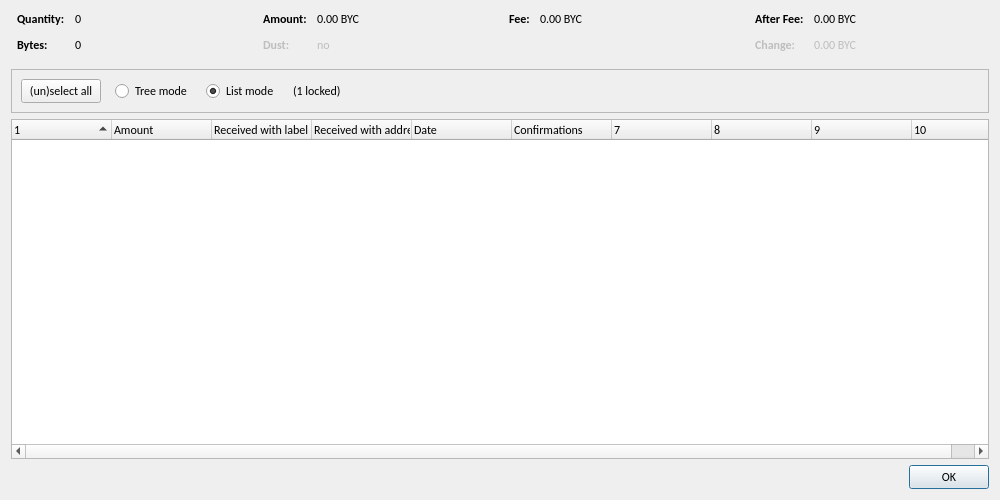
<?xml version="1.0" encoding="UTF-8"?>
<ui version="4.0">
 <class>CoinControlDialog</class>
 <widget class="QDialog" name="CoinControlDialog">
  <property name="geometry">
   <rect>
    <x>0</x>
    <y>0</y>
    <width>1000</width>
    <height>500</height>
   </rect>
  </property>
  <property name="font">
   <font>
    <family>Calibri</family>
   </font>
  </property>
  <property name="windowTitle">
   <string>Coin Selection</string>
  </property>
  <layout class="QVBoxLayout" name="verticalLayout">
   <item>
    <layout class="QHBoxLayout" name="horizontalLayoutTop" stretch="0,0,0,0">
     <property name="topMargin">
      <number>0</number>
     </property>
     <property name="bottomMargin">
      <number>10</number>
     </property>
     <item>
      <layout class="QFormLayout" name="formLayoutCoinControl1">
       <property name="horizontalSpacing">
        <number>10</number>
       </property>
       <property name="verticalSpacing">
        <number>10</number>
       </property>
       <property name="leftMargin">
        <number>6</number>
       </property>
       <property name="rightMargin">
        <number>6</number>
       </property>
       <item row="0" column="0">
        <widget class="QLabel" name="labelCoinControlQuantityText">
         <property name="font">
          <font>
           <family>Calibri</family>
           <weight>75</weight>
           <bold>true</bold>
          </font>
         </property>
         <property name="text">
          <string>Quantity:</string>
         </property>
        </widget>
       </item>
       <item row="0" column="1">
        <widget class="QLabel" name="labelCoinControlQuantity">
         <property name="cursor">
          <cursorShape>IBeamCursor</cursorShape>
         </property>
         <property name="contextMenuPolicy">
          <enum>Qt::ActionsContextMenu</enum>
         </property>
         <property name="text">
          <string notr="true">0</string>
         </property>
         <property name="textInteractionFlags">
          <set>Qt::LinksAccessibleByMouse|Qt::TextSelectableByKeyboard|Qt::TextSelectableByMouse</set>
         </property>
        </widget>
       </item>
       <item row="1" column="0">
        <widget class="QLabel" name="labelCoinControlBytesText">
         <property name="font">
          <font>
           <family>Calibri</family>
           <weight>75</weight>
           <bold>true</bold>
          </font>
         </property>
         <property name="text">
          <string>Bytes:</string>
         </property>
        </widget>
       </item>
       <item row="1" column="1">
        <widget class="QLabel" name="labelCoinControlBytes">
         <property name="cursor">
          <cursorShape>IBeamCursor</cursorShape>
         </property>
         <property name="contextMenuPolicy">
          <enum>Qt::ActionsContextMenu</enum>
         </property>
         <property name="text">
          <string notr="true">0</string>
         </property>
         <property name="textInteractionFlags">
          <set>Qt::LinksAccessibleByMouse|Qt::TextSelectableByKeyboard|Qt::TextSelectableByMouse</set>
         </property>
        </widget>
       </item>
      </layout>
     </item>
     <item>
      <layout class="QFormLayout" name="formLayoutCoinControl2">
       <property name="horizontalSpacing">
        <number>10</number>
       </property>
       <property name="verticalSpacing">
        <number>10</number>
       </property>
       <property name="leftMargin">
        <number>6</number>
       </property>
       <property name="rightMargin">
        <number>6</number>
       </property>
       <item row="0" column="0">
        <widget class="QLabel" name="labelCoinControlAmountText">
         <property name="font">
          <font>
           <family>Calibri</family>
           <weight>75</weight>
           <bold>true</bold>
          </font>
         </property>
         <property name="text">
          <string>Amount:</string>
         </property>
        </widget>
       </item>
       <item row="0" column="1">
        <widget class="QLabel" name="labelCoinControlAmount">
         <property name="cursor">
          <cursorShape>IBeamCursor</cursorShape>
         </property>
         <property name="contextMenuPolicy">
          <enum>Qt::ActionsContextMenu</enum>
         </property>
         <property name="text">
          <string notr="true">0.00 BYC</string>
         </property>
         <property name="textInteractionFlags">
          <set>Qt::LinksAccessibleByMouse|Qt::TextSelectableByKeyboard|Qt::TextSelectableByMouse</set>
         </property>
        </widget>
       </item>
       <item row="1" column="0">
        <widget class="QLabel" name="labelCoinControlLowOutputText">
         <property name="enabled">
          <bool>false</bool>
         </property>
         <property name="font">
          <font>
           <family>Calibri</family>
           <weight>75</weight>
           <bold>true</bold>
          </font>
         </property>
         <property name="text">
          <string>Dust:</string>
         </property>
        </widget>
       </item>
       <item row="1" column="1">
        <widget class="QLabel" name="labelCoinControlLowOutput">
         <property name="enabled">
          <bool>false</bool>
         </property>
         <property name="cursor">
          <cursorShape>IBeamCursor</cursorShape>
         </property>
         <property name="contextMenuPolicy">
          <enum>Qt::ActionsContextMenu</enum>
         </property>
         <property name="text">
          <string notr="true">no</string>
         </property>
         <property name="textInteractionFlags">
          <set>Qt::LinksAccessibleByMouse|Qt::TextSelectableByKeyboard|Qt::TextSelectableByMouse</set>
         </property>
        </widget>
       </item>
      </layout>
     </item>
     <item>
      <layout class="QFormLayout" name="formLayoutCoinControl3">
       <property name="horizontalSpacing">
        <number>10</number>
       </property>
       <property name="verticalSpacing">
        <number>10</number>
       </property>
       <property name="leftMargin">
        <number>6</number>
       </property>
       <property name="rightMargin">
        <number>6</number>
       </property>
       <item row="0" column="0">
        <widget class="QLabel" name="labelCoinControlFeeText">
         <property name="font">
          <font>
           <family>Calibri</family>
           <weight>75</weight>
           <bold>true</bold>
          </font>
         </property>
         <property name="text">
          <string>Fee:</string>
         </property>
        </widget>
       </item>
       <item row="0" column="1">
        <widget class="QLabel" name="labelCoinControlFee">
         <property name="cursor">
          <cursorShape>IBeamCursor</cursorShape>
         </property>
         <property name="contextMenuPolicy">
          <enum>Qt::ActionsContextMenu</enum>
         </property>
         <property name="text">
          <string notr="true">0.00 BYC</string>
         </property>
         <property name="textInteractionFlags">
          <set>Qt::LinksAccessibleByMouse|Qt::TextSelectableByKeyboard|Qt::TextSelectableByMouse</set>
         </property>
        </widget>
       </item>
      </layout>
     </item>
     <item>
      <layout class="QFormLayout" name="formLayoutCoinControl4">
       <property name="horizontalSpacing">
        <number>10</number>
       </property>
       <property name="verticalSpacing">
        <number>10</number>
       </property>
       <property name="leftMargin">
        <number>6</number>
       </property>
       <property name="rightMargin">
        <number>6</number>
       </property>
       <item row="0" column="0">
        <widget class="QLabel" name="labelCoinControlAfterFeeText">
         <property name="font">
          <font>
           <family>Calibri</family>
           <weight>75</weight>
           <bold>true</bold>
          </font>
         </property>
         <property name="text">
          <string>After Fee:</string>
         </property>
        </widget>
       </item>
       <item row="0" column="1">
        <widget class="QLabel" name="labelCoinControlAfterFee">
         <property name="cursor">
          <cursorShape>IBeamCursor</cursorShape>
         </property>
         <property name="contextMenuPolicy">
          <enum>Qt::ActionsContextMenu</enum>
         </property>
         <property name="text">
          <string notr="true">0.00 BYC</string>
         </property>
         <property name="textInteractionFlags">
          <set>Qt::LinksAccessibleByMouse|Qt::TextSelectableByKeyboard|Qt::TextSelectableByMouse</set>
         </property>
        </widget>
       </item>
       <item row="1" column="0">
        <widget class="QLabel" name="labelCoinControlChangeText">
         <property name="enabled">
          <bool>false</bool>
         </property>
         <property name="font">
          <font>
           <family>Calibri</family>
           <weight>75</weight>
           <bold>true</bold>
          </font>
         </property>
         <property name="text">
          <string>Change:</string>
         </property>
        </widget>
       </item>
       <item row="1" column="1">
        <widget class="QLabel" name="labelCoinControlChange">
         <property name="enabled">
          <bool>false</bool>
         </property>
         <property name="cursor">
          <cursorShape>IBeamCursor</cursorShape>
         </property>
         <property name="contextMenuPolicy">
          <enum>Qt::ActionsContextMenu</enum>
         </property>
         <property name="text">
          <string notr="true">0.00 BYC</string>
         </property>
         <property name="textInteractionFlags">
          <set>Qt::LinksAccessibleByMouse|Qt::TextSelectableByKeyboard|Qt::TextSelectableByMouse</set>
         </property>
        </widget>
       </item>
      </layout>
     </item>
    </layout>
   </item>
   <item>
    <widget class="QFrame" name="frame">
     <property name="minimumSize">
      <size>
       <width>0</width>
       <height>40</height>
      </size>
     </property>
     <property name="frameShape">
      <enum>QFrame::StyledPanel</enum>
     </property>
     <property name="frameShadow">
      <enum>QFrame::Sunken</enum>
     </property>
     <layout class="QHBoxLayout" name="horizontalLayout">
      <item>
       <layout class="QHBoxLayout" name="horizontalLayoutPanel" stretch="0,0,0,0,0">
        <property name="spacing">
         <number>14</number>
        </property>
        <item>
         <widget class="QPushButton" name="pushButtonSelectAll">
          <property name="sizePolicy">
           <sizepolicy hsizetype="Maximum" vsizetype="Fixed">
            <horstretch>0</horstretch>
            <verstretch>0</verstretch>
           </sizepolicy>
          </property>
          <property name="text">
           <string>(un)select all</string>
          </property>
          <property name="autoDefault">
           <bool>false</bool>
          </property>
         </widget>
        </item>
        <item>
         <widget class="QRadioButton" name="radioTreeMode">
          <property name="sizePolicy">
           <sizepolicy hsizetype="Maximum" vsizetype="Fixed">
            <horstretch>0</horstretch>
            <verstretch>0</verstretch>
           </sizepolicy>
          </property>
          <property name="text">
           <string>Tree mode</string>
          </property>
         </widget>
        </item>
        <item>
         <widget class="QRadioButton" name="radioListMode">
          <property name="sizePolicy">
           <sizepolicy hsizetype="Maximum" vsizetype="Fixed">
            <horstretch>0</horstretch>
            <verstretch>0</verstretch>
           </sizepolicy>
          </property>
          <property name="text">
           <string>List mode</string>
          </property>
          <property name="checked">
           <bool>true</bool>
          </property>
         </widget>
        </item>
        <item>
         <widget class="QLabel" name="labelLocked">
          <property name="text">
           <string notr="true">(1 locked)</string>
          </property>
         </widget>
        </item>
        <item>
         <spacer name="horizontalSpacer">
          <property name="orientation">
           <enum>Qt::Horizontal</enum>
          </property>
          <property name="sizeHint" stdset="0">
           <size>
            <width>40</width>
            <height>20</height>
           </size>
          </property>
         </spacer>
        </item>
       </layout>
      </item>
     </layout>
    </widget>
   </item>
   <item>
    <widget class="CoinControlTreeWidget" name="treeWidget">
     <property name="contextMenuPolicy">
      <enum>Qt::CustomContextMenu</enum>
     </property>
     <property name="sortingEnabled">
      <bool>false</bool>
     </property>
     <property name="columnCount">
      <number>10</number>
     </property>
     <attribute name="headerShowSortIndicator" stdset="0">
      <bool>true</bool>
     </attribute>
     <attribute name="headerStretchLastSection">
      <bool>false</bool>
     </attribute>
     <column>
      <property name="text">
       <string/>
      </property>
     </column>
     <column>
      <property name="text">
       <string>Amount</string>
      </property>
     </column>
     <column>
      <property name="text">
       <string>Received with label</string>
      </property>
     </column>
     <column>
      <property name="text">
       <string>Received with address</string>
      </property>
     </column>
     <column>
      <property name="text">
       <string>Date</string>
      </property>
     </column>
     <column>
      <property name="text">
       <string>Confirmations</string>
      </property>
      <property name="toolTip">
       <string>Confirmed</string>
      </property>
     </column>
     <column>
      <property name="text">
       <string/>
      </property>
     </column>
     <column>
      <property name="text">
       <string/>
      </property>
     </column>
     <column>
      <property name="text">
       <string/>
      </property>
     </column>
     <column>
      <property name="text">
       <string/>
      </property>
     </column>
    </widget>
   </item>
   <item>
    <widget class="QDialogButtonBox" name="buttonBox">
     <property name="orientation">
      <enum>Qt::Horizontal</enum>
     </property>
     <property name="standardButtons">
      <set>QDialogButtonBox::Ok</set>
     </property>
    </widget>
   </item>
  </layout>
 </widget>
 <customwidgets>
  <customwidget>
   <class>CoinControlTreeWidget</class>
   <extends>QTreeWidget</extends>
   <header>qt/coincontroltreewidget.h</header>
  </customwidget>
 </customwidgets>
 <resources/>
 <connections/>
</ui>
